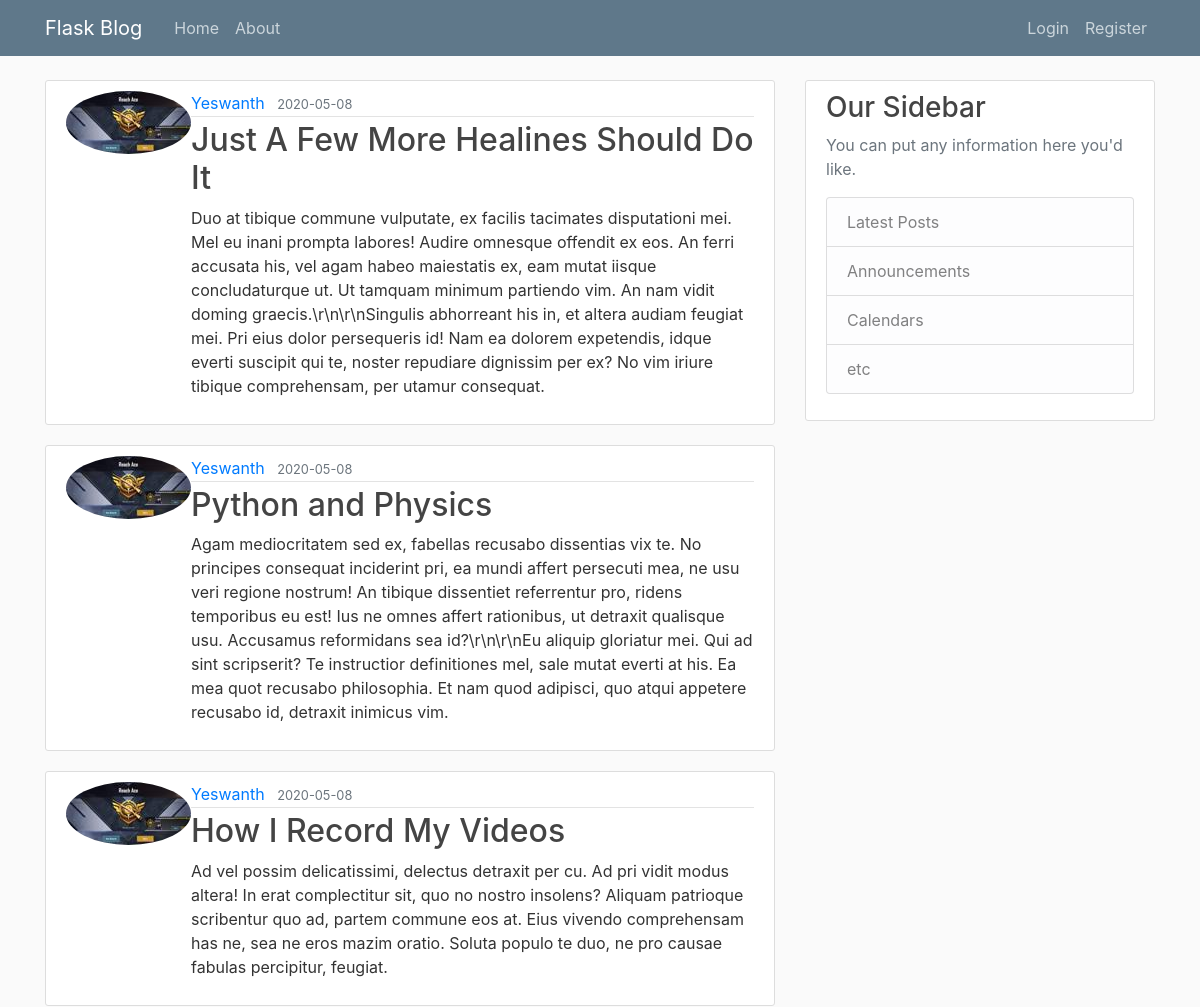
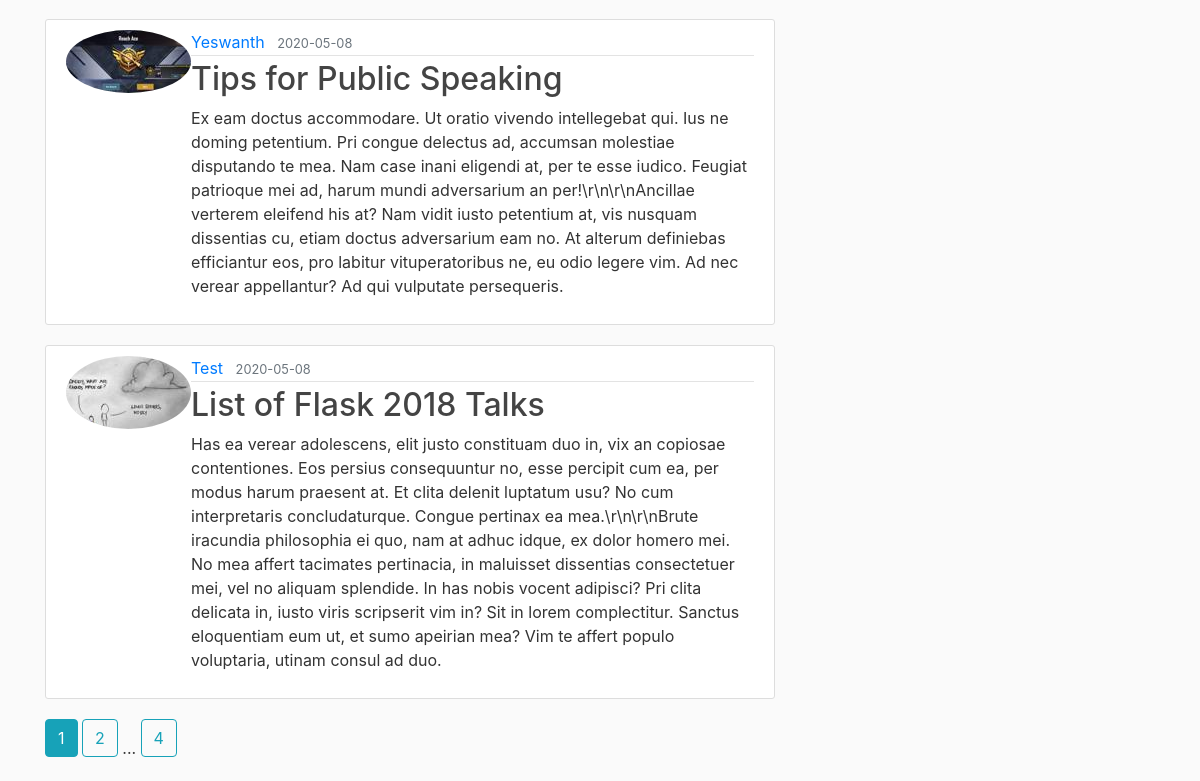
The page / on the database its author committed (2 pictures, top to bottom).
### flaskblog/models.py (models this page shows, shortened)
class Post(db.Model):
    id = db.Column(db.Integer, primary_key=True)
    title = db.Column(db.String(100), nullable=False )
    date_posted = db.Column(db.DateTime, nullable=False, default=datetime.utcnow)
    content = db.Column(db.Text, nullable=False)
    user_id = db.Column(db.Integer, db.ForeignKey('user.id'), nullable=False)

class User(db.Model, UserMixin):
    id = db.Column(db.Integer, primary_key=True)
    username = db.Column(db.String(20), unique=True, nullable=False)
    email = db.Column(db.String(120), unique=True, nullable=False)
    image_file = db.Column(db.String(20), nullable=False, default='default.jpg')
    password = db.Column(db.String(60), nullable=False)
    posts = db.relationship('Post', backref='author', lazy=True)

### flaskblog/routes.py (the view)
@app.route('/')
def home():
    page = request.args.get('page', 1, type=int)
    posts = Post.query.order_by(Post.date_posted.desc()).paginate(page=page, per_page=5)
    return render_template('home.html', posts = posts)

### flaskblog/templates/home.html
{% extends 'layout.jinja2' %}
{% block content %}
	{% for post in posts.items %}
		<article class="media content-section">
			<img class="rounded-circle article-image" src="{{ url_for('static', filename='profile_pics/' + post.author.image_file) }}">
			<div class="media-body">
				<div class="article-metadata">
					<a class="mr-2" href="{{ url_for('user_posts', username=post.author.username) }}">{{ post.author.username }}</a>
					<small class="text-muted">{{ post.date_posted.strftime('%Y-%m-%d') }}</small>
				</div>
				<h2><a class="article-title" href="{{ url_for('post', post_id=post.id) }}">{{ post.title }}</a></h2>
				<p class="article-content">{{ post.content }}</p>
			</div>
		</article>
	{% endfor %}
	{% for page_num in posts.iter_pages(left_edge=1, right_edge=1, left_current=1, right_current=2) %}
		{% if page_num  %}
			{% if posts.page == page_num %}
				<a  class="btn btn-info mb-4" href="{{ url_for('home', page=page_num) }}">{{ page_num }}</a>
			{% else %}
				<a  class="btn btn-outline-info mb-4" href="{{ url_for('home', page=page_num) }}">{{ page_num }}</a>
			{% endif %}
		{% else %}
			...
		{% endif %}
	{% endfor %}
{% endblock %}

### flaskblog/templates/layout.jinja2 (shortened to what this page needs)
<!DOCTYPE html>
<html>
<head>
	<link rel="stylesheet" href="https://maxcdn.bootstrapcdn.com/bootstrap/4.0.0/css/bootstrap.min.css">
	<link rel="stylesheet" type="text/css" href="{{ url_for('static', filename='main.css') }}">
</head>
<body>
	<header class="site-header">
		<nav class="navbar navbar-expand-md navbar-dark bg-steel fixed-top">
			<div class="container">
				<a class="navbar-brand mr-4" href="/">Flask Blog</a>
				<div class="collapse navbar-collapse" id="navbarToggle">
					<div class="navbar-nav mr-auto">
						<a class="nav-item nav-link" href="{{ url_for('home') }}">Home</a>
						<a class="nav-item nav-link" href="{{ url_for('about') }}">About</a>
					</div>
					<div class="navbar-nav">
						{% if current_user.is_authenticated %}
							<a class="nav-item nav-link" href="{{ url_for('new_post') }}">New Post</a>
							<a class="nav-item nav-link" href="{{ url_for('account') }}">Account</a>
							<a class="nav-item nav-link" href="{{ url_for('logout') }}">Logout</a>
						{% else %}
							<a class="nav-item nav-link" href="{{ url_for('login') }}">Login</a>
							<a class="nav-item nav-link" href="{{ url_for('register') }}">Register</a>
						{% endif %}
					</div>
				</div>
			</div>
		</nav>
	</header>
	<main role="main" class="container">
		<div class="row">
			<div class="col-md-8">
				{% block content %}
				{% endblock %}
			</div>
			<div class="col-md-4">
				<div class="content-section">
					<h3>Our Sidebar</h3>
					<p class='text-muted'>You can put any information here you'd like.
						<ul class="list-group">
							<li class="list-group-item list-group-item-light">Latest Posts</li>
							<li class="list-group-item list-group-item-light">Announcements</li>
							<li class="list-group-item list-group-item-light">Calendars</li>
							<li class="list-group-item list-group-item-light">etc</li>
						</ul>
					</p>
				</div>
			</div>
		</div>
	</main>
</body>
</html>

### flaskblog/static/main.css (style rules this page uses)
body { background: #fafafa; color: #333333; margin-top: 5rem; }
h1, h2, h3, h4, h5, h6 { color: #444444; }
.bg-steel { background-color: #5f788a; }
.site-header .navbar-nav .nav-link { color: #cbd5db; }
.content-section { background: #ffffff; padding: 10px 20px; border: 1px solid #dddddd; border-radius: 3px; margin-bottom: 20px; }
.article-title { color: #444444; }
.article-content { white-space: pre-line; }
.article-metadata { padding-bottom: 1px; margin-bottom: 4px; border-bottom: 1px solid #e3e3e3 }

### rows shown on the page
Post: image_file (picture), author.username "Yeswanth", date_posted "2020-05-08", title "Just A Few More Healines Should Do It", content "Duo at tibique commune vulputate, ex facilis tacimates disputationi mei. Mel eu inani prompta labores! Audire omnesque offendit ex eos. An ferri accusata his, vel agam habeo maiestatis ex, eam mutat iisque concludaturque ut. Ut tamquam minimum partiendo vim. An nam vidit doming graecis.\\r\\n\\r\\nSingulis abhorreant his in, et altera audiam feugiat mei. Pri eius dolor persequeris id! Nam ea dolorem expetendis, idque everti suscipit qui te, noster repudiare dignissim per ex? No vim iriure tibique comprehensam, per utamur consequat."
Post: image_file (picture), author.username "Yeswanth", date_posted "2020-05-08", title "Python and Physics", content "Agam mediocritatem sed ex, fabellas recusabo dissentias vix te. No principes consequat inciderint pri, ea mundi affert persecuti mea, ne usu veri regione nostrum! An tibique dissentiet referrentur pro, ridens temporibus eu est! Ius ne omnes affert rationibus, ut detraxit qualisque usu. Accusamus reformidans sea id?\\r\\n\\r\\nEu aliquip gloriatur mei. Qui ad sint scripserit? Te instructior definitiones mel, sale mutat everti at his. Ea mea quot recusabo philosophia. Et nam quod adipisci, quo atqui appetere recusabo id, detraxit inimicus vim."
Post: image_file (picture), author.username "Yeswanth", date_posted "2020-05-08", title "How I Record My Videos", content "Ad vel possim delicatissimi, delectus detraxit per cu. Ad pri vidit modus altera! In erat complectitur sit, quo no nostro insolens? Aliquam patrioque scribentur quo ad, partem commune eos at. Eius vivendo comprehensam has ne, sea ne eros mazim oratio. Soluta populo te duo, ne pro causae fabulas percipitur, feugiat."
Post: image_file (picture), author.username "Yeswanth", date_posted "2020-05-08", title "Tips for Public Speaking", content "Ex eam doctus accommodare. Ut oratio vivendo intellegebat qui. Ius ne doming petentium. Pri congue delectus ad, accumsan molestiae disputando te mea. Nam case inani eligendi at, per te esse iudico. Feugiat patrioque mei ad, harum mundi adversarium an per!\\r\\n\\r\\nAncillae verterem eleifend his at? Nam vidit iusto petentium at, vis nusquam dissentias cu, etiam doctus adversarium eam no. At alterum definiebas efficiantur eos, pro labitur vituperatoribus ne, eu odio legere vim. Ad nec verear appellantur? Ad qui vulputate persequeris."
Post: image_file (picture), author.username "Test", date_posted "2020-05-08", title "List of Flask 2018 Talks", content "Has ea verear adolescens, elit justo constituam duo in, vix an copiosae contentiones. Eos persius consequuntur no, esse percipit cum ea, per modus harum praesent at. Et clita delenit luptatum usu? No cum interpretaris concludaturque. Congue pertinax ea mea.\\r\\n\\r\\nBrute iracundia philosophia ei quo, nam at adhuc idque, ex dolor homero mei. No mea affert tacimates pertinacia, in maluisset dissentias consectetuer mei, vel no aliquam splendide. In has nobis vocent adipisci? Pri clita delicata in, iusto viris scripserit vim in? Sit in lorem complectitur. Sanctus eloquentiam eum ut, et sumo apeirian mea? Vim te affert populo voluptaria, utinam consul ad duo."

### other values the page prints
{{ page_num }} "1"
{{ page_num }} "2" "4"
